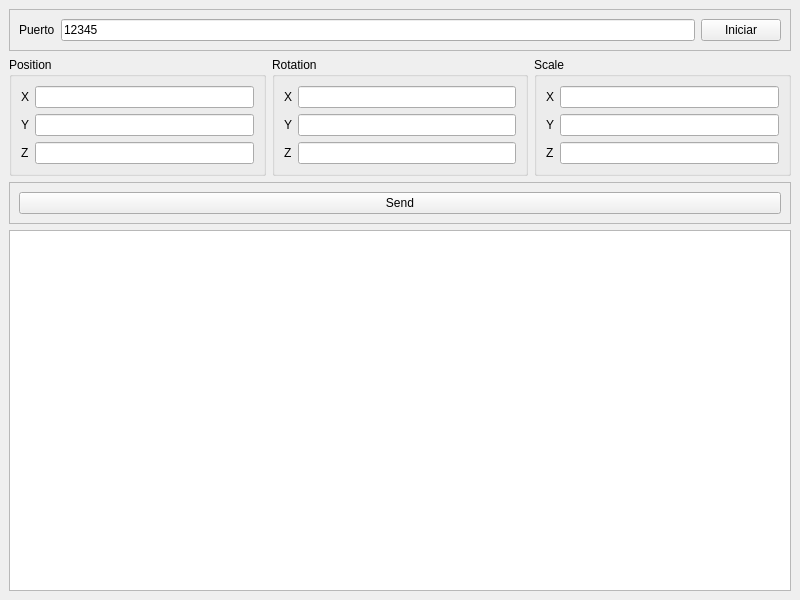
<?xml version="1.0" encoding="UTF-8"?>
<ui version="4.0">
 <class>MainWindow</class>
 <widget class="QMainWindow" name="MainWindow">
  <property name="geometry">
   <rect>
    <x>0</x>
    <y>0</y>
    <width>800</width>
    <height>600</height>
   </rect>
  </property>
  <property name="windowTitle">
   <string>MainWindow</string>
  </property>
  <widget class="QWidget" name="centralwidget">
   <layout class="QGridLayout" name="gridLayout_6">
    <item row="0" column="0" colspan="3">
     <widget class="QFrame" name="frame">
      <property name="frameShape">
       <enum>QFrame::StyledPanel</enum>
      </property>
      <property name="frameShadow">
       <enum>QFrame::Raised</enum>
      </property>
      <layout class="QGridLayout" name="gridLayout">
       <item row="0" column="0">
        <widget class="QLabel" name="label">
         <property name="text">
          <string>Puerto</string>
         </property>
        </widget>
       </item>
       <item row="0" column="1">
        <widget class="QLineEdit" name="port_lineEdit">
         <property name="text">
          <string>12345</string>
         </property>
        </widget>
       </item>
       <item row="0" column="2">
        <widget class="QPushButton" name="start_pushButton">
         <property name="text">
          <string>Iniciar</string>
         </property>
        </widget>
       </item>
      </layout>
     </widget>
    </item>
    <item row="1" column="0">
     <widget class="QGroupBox" name="groupBox">
      <property name="title">
       <string>Position</string>
      </property>
      <layout class="QGridLayout" name="gridLayout_2">
       <item row="0" column="0">
        <widget class="QLabel" name="label_2">
         <property name="text">
          <string>X</string>
         </property>
        </widget>
       </item>
       <item row="0" column="1">
        <widget class="QLineEdit" name="xpos_lineEdit"/>
       </item>
       <item row="1" column="0">
        <widget class="QLabel" name="label_3">
         <property name="text">
          <string>Y</string>
         </property>
        </widget>
       </item>
       <item row="1" column="1">
        <widget class="QLineEdit" name="ypos_lineEdit"/>
       </item>
       <item row="2" column="0">
        <widget class="QLabel" name="label_4">
         <property name="text">
          <string>Z</string>
         </property>
        </widget>
       </item>
       <item row="2" column="1">
        <widget class="QLineEdit" name="zpos_lineEdit"/>
       </item>
      </layout>
     </widget>
    </item>
    <item row="1" column="1">
     <widget class="QGroupBox" name="groupBox_2">
      <property name="title">
       <string>Rotation</string>
      </property>
      <layout class="QGridLayout" name="gridLayout_3">
       <item row="0" column="0">
        <widget class="QLabel" name="label_5">
         <property name="text">
          <string>X</string>
         </property>
        </widget>
       </item>
       <item row="0" column="1">
        <widget class="QLineEdit" name="xrot_lineEdit"/>
       </item>
       <item row="1" column="0">
        <widget class="QLabel" name="label_6">
         <property name="text">
          <string>Y</string>
         </property>
        </widget>
       </item>
       <item row="1" column="1">
        <widget class="QLineEdit" name="yrot_lineEdit"/>
       </item>
       <item row="2" column="0">
        <widget class="QLabel" name="label_7">
         <property name="text">
          <string>Z</string>
         </property>
        </widget>
       </item>
       <item row="2" column="1">
        <widget class="QLineEdit" name="zrot_lineEdit"/>
       </item>
      </layout>
     </widget>
    </item>
    <item row="1" column="2">
     <widget class="QGroupBox" name="groupBox_3">
      <property name="title">
       <string>Scale</string>
      </property>
      <layout class="QGridLayout" name="gridLayout_4">
       <item row="0" column="0">
        <widget class="QLabel" name="label_8">
         <property name="text">
          <string>X</string>
         </property>
        </widget>
       </item>
       <item row="0" column="1">
        <widget class="QLineEdit" name="xscale_lineEdit"/>
       </item>
       <item row="1" column="0">
        <widget class="QLabel" name="label_9">
         <property name="text">
          <string>Y</string>
         </property>
        </widget>
       </item>
       <item row="1" column="1">
        <widget class="QLineEdit" name="yscale_lineEdit"/>
       </item>
       <item row="2" column="0">
        <widget class="QLabel" name="label_10">
         <property name="text">
          <string>Z</string>
         </property>
        </widget>
       </item>
       <item row="2" column="1">
        <widget class="QLineEdit" name="zscale_lineEdit"/>
       </item>
      </layout>
     </widget>
    </item>
    <item row="2" column="0" colspan="3">
     <widget class="QFrame" name="frame_2">
      <property name="frameShape">
       <enum>QFrame::StyledPanel</enum>
      </property>
      <property name="frameShadow">
       <enum>QFrame::Raised</enum>
      </property>
      <layout class="QGridLayout" name="gridLayout_5">
       <item row="0" column="0">
        <widget class="QPushButton" name="send_pushButton">
         <property name="text">
          <string>Send</string>
         </property>
        </widget>
       </item>
      </layout>
     </widget>
    </item>
    <item row="3" column="0" colspan="3">
     <widget class="QPlainTextEdit" name="plainTextEdit"/>
    </item>
   </layout>
  </widget>
  <action name="actionIniciar_servidor">
   <property name="text">
    <string>Iniciar servidor</string>
   </property>
  </action>
  <action name="actionSalir">
   <property name="text">
    <string>Salir</string>
   </property>
  </action>
 </widget>
 <resources/>
 <connections/>
</ui>
